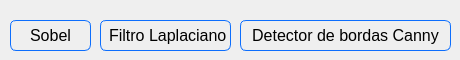
    <widget class="QWidget" name="tab_8">
     <attribute name="title">
      <string>Sobel</string>
     </attribute>
     <widget class="QPushButton" name="sobel">
      <property name="geometry">
       <rect>
        <x>10</x>
        <y>20</y>
        <width>81</width>
        <height>31</height>
       </rect>
      </property>
      <property name="cursor">
       <cursorShape>PointingHandCursor</cursorShape>
      </property>
      <property name="styleSheet">
       <string notr="true">QPushButton{
	font-size:16px;
	border-style:solid;
	border-width: 1px;
	border-radius: 6;
	border-color: #0d6efd;
}

QPushButton:pressed{
	font-size:16px;
	border-style:solid;
	border-width: 1px;
	border-radius: 6;
	background-color: #0d6efd;
	color: white;
}

</string>
      </property>
      <property name="text">
       <string>Sobel</string>
      </property>
     </widget>
     <widget class="QPushButton" name="sobel_2">
      <property name="geometry">
       <rect>
        <x>100</x>
        <y>20</y>
        <width>131</width>
        <height>31</height>
       </rect>
      </property>
      <property name="cursor">
       <cursorShape>PointingHandCursor</cursorShape>
      </property>
      <property name="styleSheet">
       <string notr="true">QPushButton{
	font-size:16px;
	border-style:solid;
	border-width: 1px;
	border-radius: 6;
	border-color: #0d6efd;
}

QPushButton:pressed{
	font-size:16px;
	border-style:solid;
	border-width: 1px;
	border-radius: 6;
	background-color: #0d6efd;
	color: white;
}

</string>
      </property>
      <property name="text">
       <string> Filtro Laplaciano</string>
      </property>
     </widget>
     <widget class="QPushButton" name="sobel_3">
      <property name="geometry">
       <rect>
        <x>240</x>
        <y>20</y>
        <width>211</width>
        <height>31</height>
       </rect>
      </property>
      <property name="cursor">
       <cursorShape>PointingHandCursor</cursorShape>
      </property>
      <property name="styleSheet">
       <string notr="true">QPushButton{
	font-size:16px;
	border-style:solid;
	border-width: 1px;
	border-radius: 6;
	border-color: #0d6efd;
}

QPushButton:pressed{
	font-size:16px;
	border-style:solid;
	border-width: 1px;
	border-radius: 6;
	background-color: #0d6efd;
	color: white;
}

</string>
      </property>
      <property name="text">
       <string>Detector de bordas Canny</string>
      </property>
     </widget>
    </widget>
